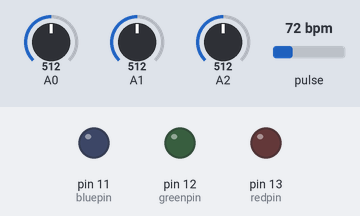
Simulated run of this sketch. Board: Arduino Uno, built with avr-gcc and run on an emulated ATmega328P. Shown: output pins drawn as LEDs (lit = HIGH). The test bench sets the inputs (shaded band); at power-on: A0 = 512, A1 = 512, A2 = 512, pulse 72 bpm. What the sketch prints to the serial monitor is not drawn.

Above: at 0.1 s.
At 10.1 s:
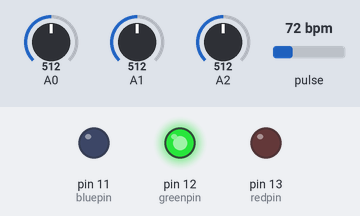
Timing chart, 0 to 11.6 s (numbered marks = the images above):
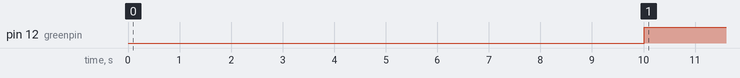

Measured:
- by itself, pin 12 (greenpin): LOW → HIGH at 10.0 s

The sketch:

heart_rate_monitor.ino
```cpp
#include <Wire.h>
#include "MAX30105.h"
#include "heartRate.h"

// ---------- Accelerometer ----------
const uint8_t PX = A0, PY = A1, PZ = A2;

// Calibrate these zero-g counts while the sensor is flat on your desk
float ffx0 = 337, ffy0 = 337, ffz0 = 337;
const float COUNTS_PER_G = 163.7;

// EMA smoothing factor for the accelerometer (0.0 to 1.0)
const float ALPHA2 = 0.2;
float emaX = 0, emaY = 0, emaZ = 0;
bool firstRead = true;

// ---------- Heart rate sensor ----------
MAX30105 sensor;

// ---------- Multicolor LED ----------
int age = 18;
const int heart_rate_max = (220 - age);
const int redpin = 13;
const int greenpin = 12;
const int bluepin = 11;

const int FINGER_LIMIT = 10000;   // IR below this = no finger
const int GRACE = 1500;           // ms of lost contact we tolerate
const int WARMUP_TIME = 10000;    // ms of recording before displaying
const float ALPHA = 0.25;         // heart rate EMA factor
const int MAX_BEATS = 40;         // max beats stored during warm-up

//general vars

float warmReadings[MAX_BEATS];
int warmCount = 0;
bool warmingUp = true;
long fingerStartTime = 0;

int rep_count = 0;
int confidence_count = 0;
int badBeats = 0;
long lastBeatTime = 0;
long lastFingerTime = 0;
float average = 0;

unsigned int exercise_mode{0}; // 0 for squats, 1 for bicep curls

// Squat rep counter. Tune the thresholds from the Serial Plotter:
// standing should sit below SQUAT_LOWER, the bottom of a squat above SQUAT_UPPER.
const float SQUAT_UPPER = 0.65;   // g, signal rises above this = at the bottom
const float SQUAT_LOWER = 0.35;   // g, signal falls below this = back standing
const long MIN_REP_MS = 800;      // ignore "reps" faster than this (bumps, jitter)
bool squatDown = false;
long lastRepTime = 0;

// Bicep curl rep counter.
// Sensor on the forearm. With the arm hanging, gravity points along -x.
// Curling the forearm up rotates gravity toward +x. We track the angle between
// the gravity vector and the -x axis: about 0 deg at the bottom, about 140-180 deg
// at the top. Using the angle (not raw x) means the y/z tilt of the strap and the
// exact g scaling don't matter. Tune the two angles from the CurlAngle plot.
const int   CURL_AXIS = 0;          // 0 = x, 1 = y, 2 = z: axis gravity runs along at the bottom
const float CURL_SIGN = -1.0;       // -1 = gravity points along the NEGATIVE axis at the bottom
const float CURL_TOP_DEG = 120.0;   // angle above this = at the top of the curl
const float CURL_BOTTOM_DEG = 45.0; // angle below this = back at the bottom
const float CURL_MIN_G = 0.5;       // ignore samples while shaking (|a| too small to trust)
bool curlUp = false;
float curlAngle = 0;

// Angle in degrees between the measured gravity vector and the "bottom" direction
float gravityAngleFromStart(float ax, float ay, float az) {
  float mag = sqrt(ax * ax + ay * ay + az * az);
  if (mag < CURL_MIN_G) return -1;  // not trustworthy, caller keeps the old angle
  float a = (CURL_AXIS == 0) ? ax : (CURL_AXIS == 1) ? ay : az;
  float c = constrain(CURL_SIGN * a / mag, -1.0, 1.0);
  return acos(c) * 180.0 / PI;
}

// Start everything over (finger removed)
void resetAll() {
  warmingUp = true;
  warmCount = 0;
  fingerStartTime = 0;
  confidence_count = 0;
  badBeats = 0;
  lastBeatTime = 0;
  average = 0;
}

// Pick the LED color from the BPM zone
void set_LED_color(int hrMax, float bpm) {
  int r = 0, g = 0, b = 0;

  if (bpm >= 40) {                          // below 40 = no finger, LED off
    if (bpm < hrMax * 0.4)       g = 200;   // low zone: GREEN
    else if (bpm <= hrMax * 0.6) b = 200;   // medium zone: BLUE
    else                         r = 200;   // high zone: RED
  }

  analogWrite(redpin, r);
  analogWrite(greenpin, g);
  analogWrite(bluepin, b);
}

// Called once when the 10 s warm-up is done
void finishWarmup() {
  float sum = 0;
  for (int i = 0; i < warmCount; i++) {
    sum += warmReadings[i];
  }
  float firstAverage = sum / warmCount;

  sum = 0;
  int n = 0;
  for (int i = 0; i < warmCount; i++) {
    if (fabs(warmReadings[i] - firstAverage) < 20) {
      sum += warmReadings[i];
      n++;
    }
  }

  if (n > 0) average = sum / n;
  else average = firstAverage;

  warmingUp = false;
  confidence_count = 3;
  badBeats = 0;
}

int readAvg(uint8_t pin) {
  analogRead(pin);  // throwaway read to let multiplexer settle
  int sum = 0;
  for (int i = 0; i < 4; i++) sum += analogRead(pin);
  return sum / 4;
}

//to reduce chatter

bool hysteresis(bool state, float reading, float uthreshold, float lthreshold){
  if(state && (reading < lthreshold)){return false;}
  else if(!state && (reading > uthreshold)){return true;}
  return state; // stay in the middle
}

void setup() {
  Serial.begin(115200);
  while (!Serial && millis() < 3000);   // UNO R4: wait up to 3 s for the monitor

  pinMode(redpin, OUTPUT);
  pinMode(greenpin, OUTPUT);
  pinMode(bluepin, OUTPUT);

  if (!sensor.begin(Wire, I2C_SPEED_FAST)) {
    Serial.println("Sensor not found. Check wiring.");
    while (1);
  }

  sensor.setup(0x1F, 4, 2, 400, 411, 16384);
  sensor.setPulseAmplitudeRed(0);  // red off, IR stays on

  lastFingerTime = -(GRACE + 1);   // start in the "no finger" state
}

void loop() {
  // getIR() waits for the next sensor sample, so this loop runs at ~100 Hz
  long ir = sensor.getIR();
  long now = millis();

  // ---------- Heart rate ----------
  if (ir >= FINGER_LIMIT) {
    lastFingerTime = now;
    if (fingerStartTime == 0) fingerStartTime = now;
  }

  if (now - lastFingerTime > GRACE) {
    resetAll();
  }
  else {
    if (warmingUp && now - fingerStartTime >= WARMUP_TIME && warmCount >= 3) {
      finishWarmup();
    }

    if (ir >= FINGER_LIMIT && checkForBeat(ir)) {

      if (lastBeatTime != 0) {
        float bpm = 60000.0 / (now - lastBeatTime);
        bool realistic = (bpm > 40 && bpm < 220);

        if (warmingUp) {
          if (realistic && warmCount < MAX_BEATS) {
            warmReadings[warmCount] = bpm;
            warmCount++;
          }
        }
        else {
          bool closeToAverage = (confidence_count < 3 || fabs(bpm - average) < 20);

          if (realistic && closeToAverage) {
            badBeats = 0;
            average = average + ALPHA * (bpm - average);
            if (confidence_count < 3) confidence_count++;
          } else {
            badBeats++;
            if (badBeats >= 3) {
              confidence_count = 0;
              badBeats = 0;
            }
          }
        }
      }

      lastBeatTime = now;
    }
  }

  // ---------- Accelerometer ----------
  float rawX = (readAvg(PX) - ffx0) / COUNTS_PER_G;
  float rawY = (readAvg(PY) - ffy0) / COUNTS_PER_G;
  float rawZ = (readAvg(PZ) - ffz0) / COUNTS_PER_G;

  if (firstRead) {
    emaX = rawX;
    emaY = rawY;
    emaZ = rawZ;
    firstRead = false;
  } else {
    emaX = (ALPHA2 * rawX) + ((1.0 - ALPHA2) * emaX);
    emaY = (ALPHA2 * rawY) + ((1.0 - ALPHA2) * emaY);
    emaZ = (ALPHA2 * rawZ) + ((1.0 - ALPHA2) * emaZ);
  }


  //rep couter logic

  if(exercise_mode == 0){
    bool wasDown = squatDown;
    squatDown = hysteresis(squatDown, emaZ, SQUAT_UPPER, SQUAT_LOWER);

    // detect down to up is one full rep
    if(wasDown && !squatDown && now - lastRepTime > MIN_REP_MS){
      rep_count++;
      lastRepTime = now;
    }
  }
  else if(exercise_mode == 1){
    float ang = gravityAngleFromStart(emaX, emaY, emaZ);
    if (ang >= 0) curlAngle = ang;

    bool wasUp = curlUp;
    curlUp = hysteresis(curlUp, curlAngle, CURL_TOP_DEG, CURL_BOTTOM_DEG);

    // bottom -> top -> back to bottom is one full rep
    if(wasUp && !curlUp && now - lastRepTime > MIN_REP_MS){
      rep_count++;
      lastRepTime = now;
    }
  }

  // ---------- LED ----------
  set_LED_color(heart_rate_max, average);

  // ---------- Print every loop (~100 Hz) for the Serial Plotter ----------
  Serial.print("X:");
  Serial.print(emaX, 3); //3 decimals
  Serial.print(",Y:");
  Serial.print(emaY, 3);
  Serial.print(",Z:");
  Serial.print(emaZ, 3);
  Serial.print(",BPM_div_100:");
  Serial.print(average / 100, 3);
  if (exercise_mode == 1) {
    Serial.print(",CurlAngle_div_100:");
    Serial.print(curlAngle / 100, 3);
  }
  Serial.print(",Reps:");
  Serial.println(rep_count);
}
```
